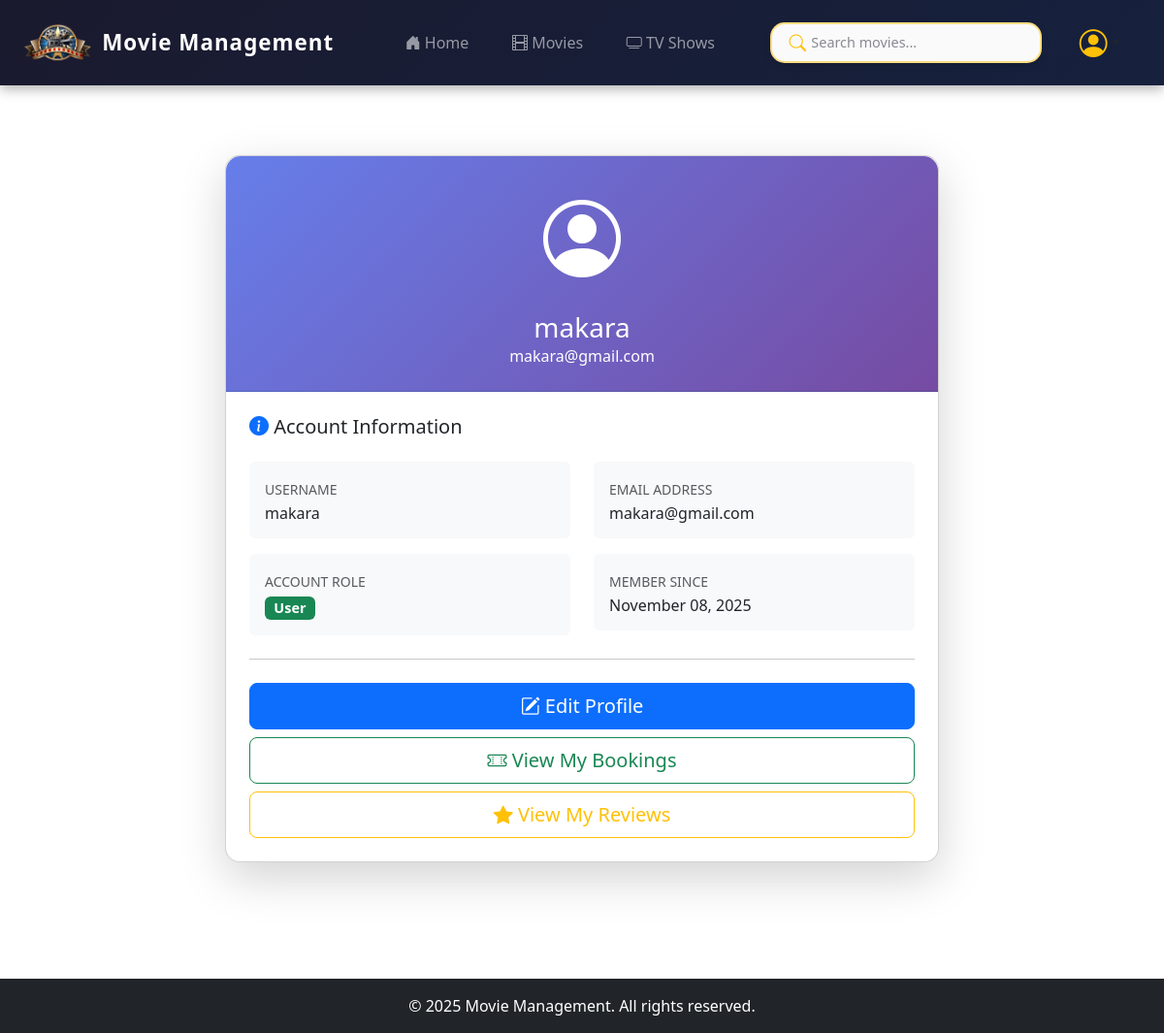
Page /accounts/profile/ (signed in) on the committed database.
### movies/models.py (models this page shows, shortened)
class SiteSetting(models.Model):
    site_name = models.CharField(max_length=200, default='Movie Management System')
    site_email = models.EmailField(default='admin@moviemanagement.com')
    items_per_page = models.IntegerField(default=10, validators=[MinValueValidator(5), MaxValueValidator(100)])
    site_logo = models.ImageField(upload_to='site/', blank=True, null=True)
    enable_review = models.BooleanField(default=True)
    require_approval = models.BooleanField(default=False)
    enable_notification = models.BooleanField(default=True)
    maintenance_mode = models.BooleanField(default=False)
    updated_at = models.DateTimeField(auto_now=True)
    class Meta:
        db_table = 'site_settings'
        verbose_name = 'Site Setting'
        verbose_name_plural = 'Site Settings'
    @classmethod
    def get_settings(cls):
        settings, created = cls.objects.get_or_create(id=1)
        return settings

### accounts/models.py (models this page shows, shortened)
class Account(AbstractUser):
    ROLE_CHOICES = (
        ('admin', 'Admin'),
        ('user', 'User'),
    )
    role = models.CharField(max_length=10, choices=ROLE_CHOICES, default='user')
    created_at = models.DateTimeField(auto_now_add=True)
    updated_at = models.DateTimeField(auto_now=True)
    class Meta:
        db_table = 'accounts'
        verbose_name = 'Account'
        verbose_name_plural = 'Accounts'
    def is_admin(self):
        return self.role == 'admin'

### accounts/views.py (the view)
# urls.py: path('profile/', views.profile_view, name='profile'),
@login_required
def profile_view(request):
    user = request.user
    if user.is_admin():
        return redirect('admin_profile')
    context = {
        'user': user,
    }
    return render(request, 'profile.html', context)

### movies/context_processors.py (called while the page is built)
def site_settings(request):
    settings = SiteSetting.get_settings()
    return {
        'site_settings': settings,
    }

### accounts/templates/profile.html (shortened to what this page needs)
{% extends 'base.html' %}
{% block content %}
<div class="container my-5">
    <div class="row justify-content-center">
        <div class="col-md-8">
            <div class="card shadow-lg" style="border-radius: 15px;">
                <div class="card-header text-white text-center py-4" style="background: linear-gradient(135deg, #667eea 0%, #764ba2 100%); border-radius: 15px 15px 0 0;">
                    <i class="bi bi-person-circle" style="font-size: 5rem;"></i>
                    <h3 class="mt-3 mb-0">{{ user.username }}</h3>
                    <p class="mb-0">{{ user.email }}</p>
                </div>
                <div class="card-body p-4">
                    <h5 class="mb-4"><i class="bi bi-info-circle-fill text-primary"></i> Account Information</h5>
                    <div class="row mb-3">
                        <div class="col-md-6">
                            <div class="p-3 bg-light rounded">
                                <p class="text-muted mb-1"><small>USERNAME</small></p>
                                <h6 class="mb-0">{{ user.username }}</h6>
                            </div>
                        </div>
                        <div class="col-md-6">
                            <div class="p-3 bg-light rounded">
                                <p class="text-muted mb-1"><small>EMAIL ADDRESS</small></p>
                                <h6 class="mb-0">{{ user.email }}</h6>
                            </div>
                        </div>
                    </div>
                    <div class="row mb-3">
                        <div class="col-md-6">
                            <div class="p-3 bg-light rounded">
                                <p class="text-muted mb-1"><small>ACCOUNT ROLE</small></p>
                                <h6 class="mb-0">
                                    <span class="badge bg-{% if user.is_admin %}danger{% else %}success{% endif %}" style="font-size: 0.9rem;">
                                        {{ user.get_role_display }}
                                    </span>
                                </h6>
                            </div>
                        </div>
                        <div class="col-md-6">
                            <div class="p-3 bg-light rounded">
                                <p class="text-muted mb-1"><small>MEMBER SINCE</small></p>
                                <h6 class="mb-0">{{ user.created_at|date:"F d, Y" }}</h6>
                            </div>
                        </div>
                    </div>
                    <hr class="my-4">
                    <div class="d-grid gap-2">
                        <button class="btn btn-primary btn-lg" data-bs-toggle="modal" data-bs-target="#editProfileModal">
                            <i class="bi bi-pencil-square"></i> Edit Profile
                        </button>
                        <a href="{% url 'my_bookings' %}" class="btn btn-outline-success btn-lg">
                            <i class="bi bi-ticket-perforated"></i> View My Bookings
                        </a>
                        <a href="{% url 'my_reviews' %}" class="btn btn-outline-warning btn-lg">
                            <i class="bi bi-star-fill"></i> View My Reviews
                        </a>
                    </div>
                </div>
            </div>
        </div>
    </div>
</div>
{% endblock %}

### movies/templates/base.html (shortened to what this page needs)
<!DOCTYPE html>
<html lang="en">
<head>
    <link href="https://cdn.jsdelivr.net/npm/bootstrap@5.3.0/dist/css/bootstrap.min.css" rel="stylesheet">
    <link href="https://cdn.jsdelivr.net/npm/bootstrap-icons@1.10.0/font/bootstrap-icons.css" rel="stylesheet">
</head>
<body>
    <nav class="navbar navbar-expand-lg navbar-dark sticky-top" style="background: linear-gradient(135deg, #1a1a2e 0%, #16213e 100%);">
        <div class="container-fluid px-4">
            <a class="navbar-brand d-flex align-items-center" href="{% url 'home' %}">
                {% if site_settings.site_logo %}
                    <img src="{{ site_settings.site_logo.url }}" alt="{{ site_settings.site_name }}" style="height: 40px; margin-right: 10px; border-radius: 5px;">
                {% else %}
                    <i class="bi bi-film" style="font-size: 1.8rem; margin-right: 10px;"></i>
                {% endif %}
                <span style="font-size: 1.4rem; font-weight: 700; letter-spacing: 1px;">{{ site_settings.site_name }}</span>
            </a>
            <div class="collapse navbar-collapse" id="navbarNav">
                <ul class="navbar-nav mx-auto">
                    <li class="nav-item">
                        <a class="nav-link {% if request.resolver_match.url_name == 'home' %}active{% endif %}" href="{% url 'home' %}">
                            <i class="bi bi-house-door-fill"></i> Home
                        </a>
                    </li>
                    <li class="nav-item">
                        <a class="nav-link {% if request.resolver_match.url_name == 'movie_list' %}active{% endif %}" href="{% url 'movie_list' %}">
                            <i class="bi bi-film"></i> Movies
                        </a>
                    </li>
                    <li class="nav-item">
                        <a class="nav-link" href="#" onclick="alert('TV Shows feature coming soon!'); return false;">
                            <i class="bi bi-tv"></i> TV Shows
                        </a>
                    </li>
                </ul>
                <div class="d-flex align-items-center gap-3">
                    <form class="search-form" action="{% url 'movie_list' %}" method="get">
                        <div class="position-relative" style="width: 280px;">
                            <input class="form-control search-input" type="search" name="search" placeholder="Search movies..." aria-label="Search" onchange="this.form.submit()">
                        </div>
                    </form>
                    {% if user.is_authenticated %}
                        <div class="dropdown">
                            <button class="btn btn-link nav-link dropdown-toggle d-flex align-items-center text-decoration-none p-0" type="button" id="userDropdown" data-bs-toggle="dropdown" aria-expanded="false">
                                <i class="bi bi-person-circle" style="font-size: 1.8rem; color: #ffc107;"></i>
                            </button>
                        </div>
                    {% endif %}
                </div>
            </div>
        </div>
    </nav>
    <main class="py-4">
        {% block content %}{% endblock %}
    </main>
    <footer class="bg-dark text-white text-center py-3 mt-5">
        <div class="container">
            <p class="mb-0">&copy; 2025 {{ site_settings.site_name }}. All rights reserved.</p>
        </div>
    </footer>
    {% load static %}
</body>
</html>

### movies/templates/base.html (style rules this page uses)
body { padding-top: 0; margin: 0; }
.navbar { box-shadow: 0 4px 12px rgba(0,0,0,0.3); backdrop-filter: blur(10px); padding: 0.8rem 0; }
.navbar-brand { font-weight: 700; font-size: 1.4rem; transition: all 0.3s; }
.nav-link { font-weight: 500; transition: all 0.3s; padding: 0.6rem 1.2rem !important; border-radius: 8px; margin: 0 0.2rem; position: relative; }
.search-form { margin: 0; position: relative; }
.search-input { border: 2px solid rgba(255, 193, 7, 0.5); background: rgba(255, 255, 255, 0.98); color: #1a1a2e; padding: 0.5rem 1rem 0.5rem 2.5rem; font-size: 0.9rem; border-radius: 15px; width: 100%; transition: all 0.4s ease; box-shadow: 0 2px 8px rgba(0, 0, 0, 0.1); }
.search-input::placeholder { color: rgba(26, 26, 46, 0.5); font-weight: 400; }

### rows in the picture
SiteSetting: site_logo (picture), site_name "Movie Management"
Account: username "makara", email "makara@gmail.com", role "User", created_at "November 08, 2025"
